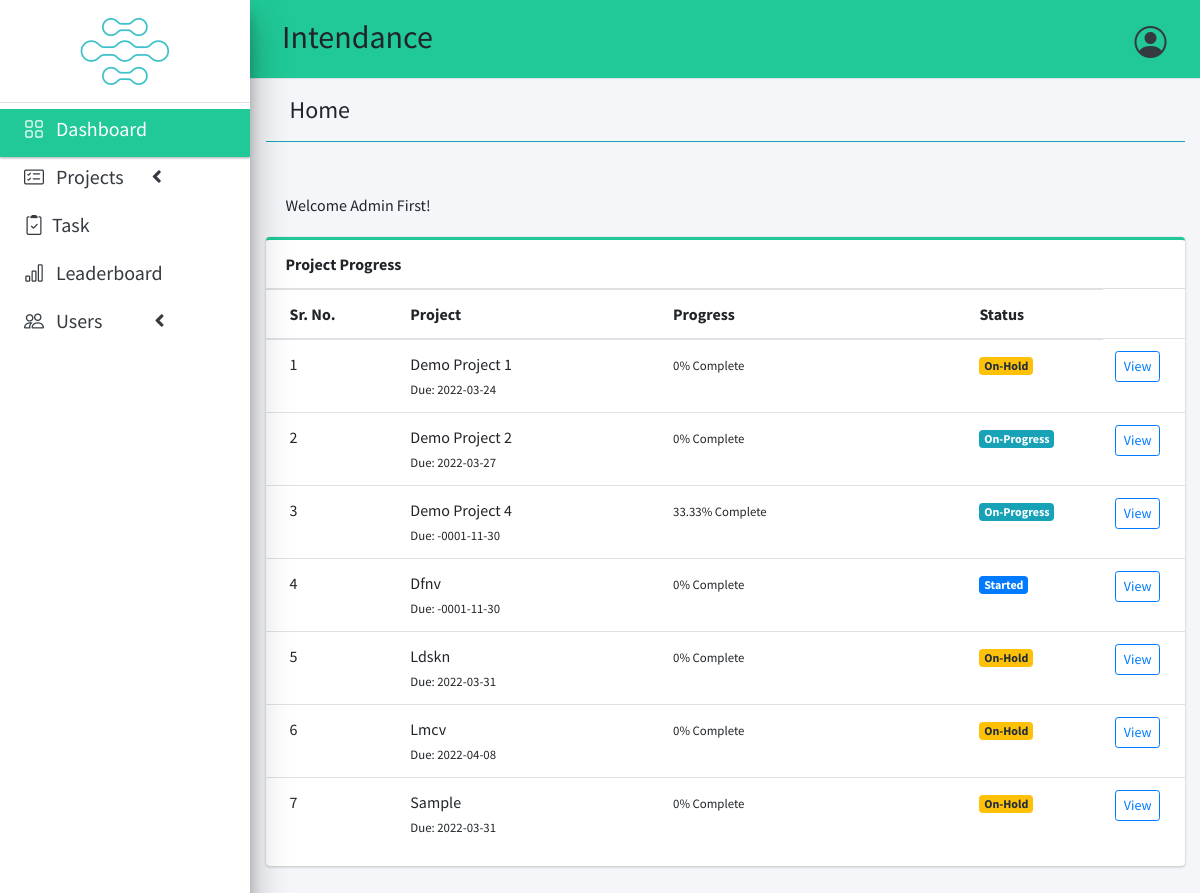
The page / (signed in) on the database its author committed.
### tables this page shows
CREATE TABLE `tp_data` (
  `id` int(30) NOT NULL,
  `name` varchar(200) NOT NULL,
  `description` text NOT NULL,
  `status` int(2) NOT NULL,
  `start_date` date NOT NULL,
  `end_date` date NOT NULL,
  `manager_id` int(30) NOT NULL,
  `user_ids` text NOT NULL,
  `date_created` datetime NOT NULL DEFAULT current_timestamp(),
  `tp_rating` int(10) DEFAULT NULL,
  `user_names` text NOT NULL
);

### home.php (the view, shortened to what this page needs)
<?php include('db_connect.php') ?>
       <div class="card-body">
              Welcome <?php echo $_SESSION['login_name'] ?>!
            </div>
      <div class="row">
        <div class="col-lg-12">
        <div class="card card-outline card-teal">
          <div class="card-header">
            <b>Project Progress</b>
          </div>
          <div class="card-body p-0">
            <div class="table-responsive">
              <table class="table table-hover">
                <colgroup>
                  <col width="15%">
                  <col width="30%">
                  <col width="35%">
                  <col width="15%">
                  <col width="15%">
                </colgroup>
                <thead>
                  <th>Sr. No.</th>
                  <th>Project</th>
                  <th>Progress</th>
                  <th>Status</th>
                </thead>
                <tbody>
                <?php
                $i = 1;
                $stat = array("Pending","Started","On-Progress","On-Hold","Over Due","Done");
                $where = "";
                if($_SESSION['login_type'] == 2){
                  $where = " where manager_id = '{$_SESSION['login_id']}' and status!=5";
                }elseif($_SESSION['login_type'] == 3){
                  $where = " where concat('[',REPLACE(user_ids,',','],['),']') LIKE '%[{$_SESSION['login_id']}]%' ";
                }elseif($_SESSION['login_type'] == 1){
                  $where = "where status != 5";
                }
                $qry = $conn->query("SELECT * FROM tp_data $where order by name asc");
                while($row= $qry->fetch_assoc()):
                $tprog = $conn->query("SELECT * FROM it_data where project_id = {$row['id']}")->num_rows;
                $cprog = $conn->query("SELECT * FROM it_data where project_id = {$row['id']} and status = 3")->num_rows;
                $prog = $tprog > 0 ? ($cprog/$tprog) * 100 : 0;
                $prog = $prog > 0 ?  number_format($prog,2) : $prog;
                $prod = $conn->query("SELECT * FROM usr_activity where project_id = {$row['id']}")->num_rows;
                if($row['status'] == 0 && strtotime(date('Y-m-d')) >= strtotime($row['start_date'])):
                if($prod  > 0  || $cprog > 0)
                  $row['status'] = 2;
                else
                  $row['status'] = 1;
                elseif($row['status'] == 0 && strtotime(date('Y-m-d')) > strtotime($row['end_date'])):
                $row['status'] = 4;
                endif;
                  ?>
                  <tr>
                      <td>
                         <?php echo $i++ ?>
                      </td>
                      <td>
                          <a>
                              <?php echo ucwords($row['name']) ?>
                          </a>
                          <br>
                          <small>
                              Due: <?php echo date("Y-m-d",strtotime($row['end_date'])) ?>
                          </small>
                      </td>
                      <td class="project_progress">
                          <small>
                              <?php echo $prog ?>% Complete
                          </small>
                      </td>
                      <td class="project-state">
                          <?php
                            if($stat[$row['status']] =='Pending'){
                              echo "<span class='badge badge-secondary'>{$stat[$row['status']]}</span>";
                            }elseif($stat[$row['status']] =='Started'){
                              echo "<span class='badge badge-primary'>{$stat[$row['status']]}</span>";
                            }elseif($stat[$row['status']] =='On-Progress'){
                              echo "<span class='badge badge-info'>{$stat[$row['status']]}</span>";
                            }elseif($stat[$row['status']] =='On-Hold'){
                              echo "<span class='badge badge-warning'>{$stat[$row['status']]}</span>";
                            }elseif($stat[$row['status']] =='Over Due'){
                              echo "<span class='badge badge-danger'>{$stat[$row['status']]}</span>";
                            }elseif($stat[$row['status']] =='Done'){
                              echo "<span class='badge badge-success'>{$stat[$row['status']]}</span>";
                            }
                          ?>
                      </td>
                      <td>
                        <a class="btn btn-outline-primary btn-sm" href="./index.php?page=view_project&id=<?php echo $row['id'] ?>">
                              View
                        </a>
                      </td>
                  </tr>
                <?php endwhile; ?>
                </tbody>
              </table>
            </div>
          </div>
        </div>
        </div>
      </div>
        </div>
      </div>

### rows shown on the page
tp_data: name "Demo Project 1", end_date "2022-03-24", prog "0", status "On-Hold"
tp_data: name "Demo Project 2", end_date "2022-03-27", prog "0", status "On-Progress"
tp_data: name "Demo Project 4", end_date "-0001-11-30", prog "33.33", status "On-Progress"
tp_data: name "Dfnv", end_date "-0001-11-30", prog "0", status "Started"
tp_data: name "Ldskn", end_date "2022-03-31", prog "0", status "On-Hold"
tp_data: name "Lmcv", end_date "2022-04-08", prog "0", status "On-Hold"
tp_data: name "Sample", end_date "2022-03-31", prog "0", status "On-Hold"

### other values the page prints
$title "Home"
$_SESSION['login_name'] "Admin First"
